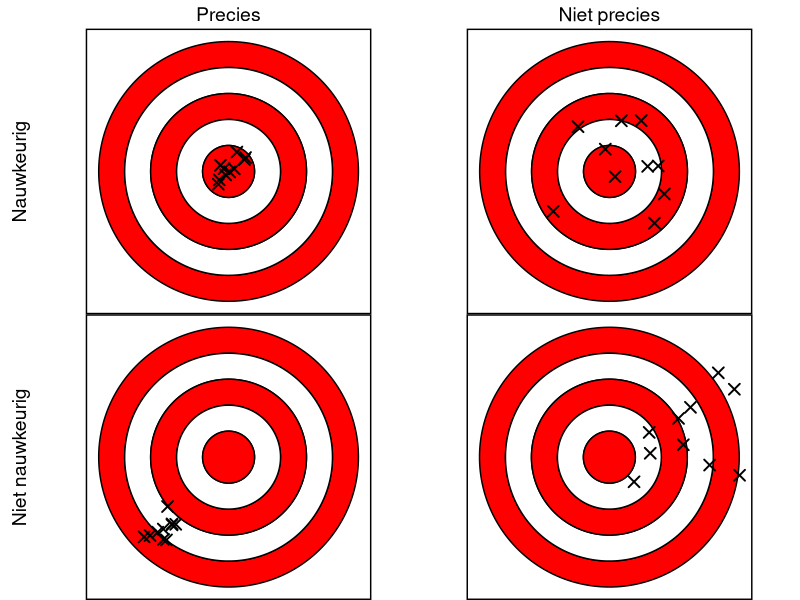

Reproduce this figure in R.
## ---- chunk 1
#| code-fold: true
#| warning: false
#| fig.cap: "Illustratie van de begrippen precies en nauwkeurig."
#| label: fig-precisie-vs-nauwkeurig
#| fig.width: 5
#| fig.height: 5

# Controleer of benodigde pakketten zijn geladen
if (!("ggplot2" %in% .packages())) { library(ggplot2) }
if (!("dplyr" %in% .packages())) { library(dplyr) }
if (!("MASS" %in% .packages())) { library(MASS) }
if (!("gridExtra" %in% .packages())) { library(gridExtra) }
if (!("grid" %in% .packages())) { library(grid) }

# Functie om een ring (donut) te genereren als polygon
genereer_ring <- function(x, y, straal_binnen, straal_buiten, punten = 100) {
  theta <- seq(0, 2 * pi, length.out = punten)
  data.frame(
    x = c(x + straal_buiten * cos(theta), NA, x + straal_binnen * cos(rev(theta))),
    y = c(y + straal_buiten * sin(theta), NA, y + straal_binnen * sin(rev(theta)))
  )
}

# Functie om een volledig doelwit te genereren
genereer_doelwit <- function(punten = 100) {
  kleuren <- c("red", "white", "red", "white", "red")
  straal_randen <- list(c(4, 5), c(3, 4), c(2, 3), c(1, 2), c(0, 1))
  
  bind_rows(lapply(1:5, function(i) {
    genereer_ring(0, 0, straal_randen[[i]][1], straal_randen[[i]][2], punten) %>%
      mutate(kleur = kleuren[i], groep = i)
  }))
}

# Functie om een steekproef te schalen en verschuiven
scale_and_shift_sample <- function(n, desired_mean, desired_variance) {
  sample <- as.data.frame(MASS::mvrnorm(n, mu = c(0, 0), Sigma = diag(2)))
  scaled_sample <- sweep(sample, 2, sqrt(desired_variance / apply(sample, 2, var)), `*`)
  sweep(scaled_sample, 2, desired_mean, `+`) %>%
    setNames(c("x", "y"))
}

# Genereer gegevens voor het doelwit
doelwit_data <- genereer_doelwit(punten = 200)

# Maak een basisplot voor het doelwit
basis_doelwit <- ggplot() +
  geom_polygon(
    data = doelwit_data,
    aes(x = x, y = y, group = groep, fill = kleur),
    color = "black", size = 0.5
  ) +
  scale_fill_identity() +
  coord_fixed() +
  theme_void() +
  theme(panel.border = element_rect(color = "black", fill = NA, size = 1))

# Genereer steekproeven
set.seed(134)
steekproeven <- list(
  links_boven = scale_and_shift_sample(10, c(0, 0), 0.15),
  rechts_boven = scale_and_shift_sample(10, c(0, 0), 2),
  links_onder = scale_and_shift_sample(10, c(-2.5, -2.5), 0.15),
  rechts_onder = scale_and_shift_sample(10, c(3, 1), 2)
)

# Functie om doelwit met steekproef te maken
maak_plot_met_steekproef <- function(basis, steekproef) {
  basis +
    geom_point(data = steekproef, aes(x = x, y = y),
               shape = 4, size = 3, stroke = 1, color = "black")
}

# Maak de individuele doelwitplots
doelwit_plots <- lapply(steekproeven, function(sp) maak_plot_met_steekproef(basis_doelwit, sp))

# Labels en lege grob
labels <- list(
  prec = textGrob("Precies", gp = gpar(fontsize = 14)),
  not_prec = textGrob("Niet precies", gp = gpar(fontsize = 14)),
  acc = textGrob("Nauwkeurig", gp = gpar(fontsize = 14), rot = 90),
  not_acc = textGrob("Niet nauwkeurig", gp = gpar(fontsize = 14), rot = 90)
)
empty_grob <- rectGrob(gp = gpar(col = NA))

# Combineer in grid
gridExtra::grid.arrange(
  grobs = list(
    empty_grob, labels$prec, labels$not_prec,
    labels$acc, doelwit_plots[[1]], doelwit_plots[[2]],
    labels$not_acc, doelwit_plots[[3]], doelwit_plots[[4]]
  ),
  ncol = 3,
  widths = c(0.1, 1, 1),
  heights = c(0.1, 1, 1)
)
## ---- chunk 2
v <- c(
  "Mike", "Dustin", "Lucas", "Eleven", "Will", 
  "Max", "Jim", "Joyce", "Steven", "Nancy"
  )
n <- 4

sample(v, n)
